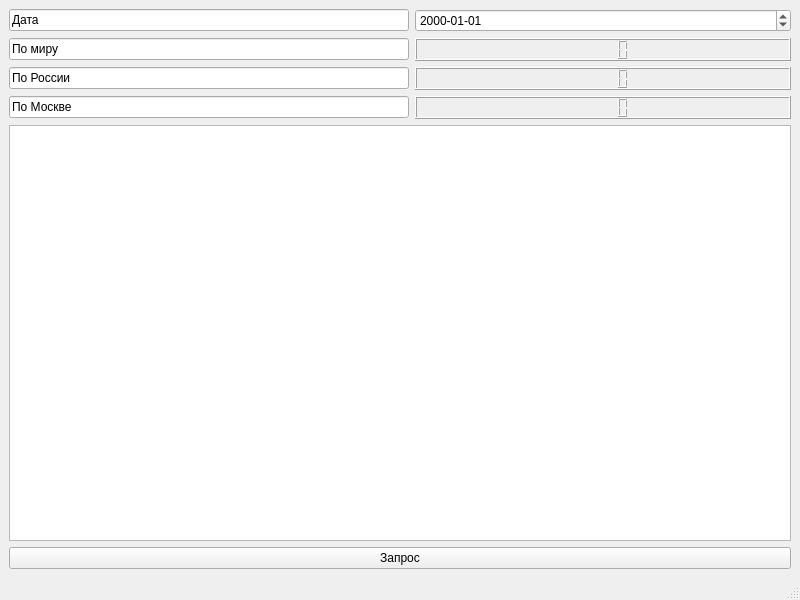
<?xml version="1.0" encoding="UTF-8"?>
<ui version="4.0">
 <class>MainWindow</class>
 <widget class="QMainWindow" name="MainWindow">
  <property name="geometry">
   <rect>
    <x>0</x>
    <y>0</y>
    <width>800</width>
    <height>600</height>
   </rect>
  </property>
  <property name="windowTitle">
   <string>MainWindow</string>
  </property>
  <widget class="QWidget" name="centralwidget">
   <layout class="QGridLayout" name="gridLayout_2">
    <item row="1" column="0">
     <widget class="QLineEdit" name="Countries">
      <property name="maximumSize">
       <size>
        <width>400</width>
        <height>16777215</height>
       </size>
      </property>
      <property name="text">
       <string>По миру</string>
      </property>
     </widget>
    </item>
    <item row="0" column="0">
     <widget class="QLineEdit" name="Data">
      <property name="maximumSize">
       <size>
        <width>400</width>
        <height>16777215</height>
       </size>
      </property>
      <property name="text">
       <string>Дата</string>
      </property>
     </widget>
    </item>
    <item row="6" column="0" colspan="3">
     <widget class="QPushButton" name="pb_request">
      <property name="text">
       <string>Запрос</string>
      </property>
     </widget>
    </item>
    <item row="5" column="0" colspan="3">
     <widget class="QTextEdit" name="textEdit"/>
    </item>
    <item row="0" column="1" colspan="2">
     <widget class="QDateEdit" name="dateEdit">
      <property name="displayFormat">
       <string>yyyy-MM-dd</string>
      </property>
     </widget>
    </item>
    <item row="3" column="0">
     <widget class="QLineEdit" name="Russia">
      <property name="maximumSize">
       <size>
        <width>400</width>
        <height>16777215</height>
       </size>
      </property>
      <property name="text">
       <string>По России</string>
      </property>
     </widget>
    </item>
    <item row="4" column="0">
     <widget class="QLineEdit" name="Moscow">
      <property name="maximumSize">
       <size>
        <width>400</width>
        <height>16777215</height>
       </size>
      </property>
      <property name="text">
       <string>По Москве</string>
      </property>
     </widget>
    </item>
    <item row="1" column="1" colspan="2">
     <widget class="QLCDNumber" name="WorldNumber"/>
    </item>
    <item row="3" column="1" colspan="2">
     <widget class="QLCDNumber" name="RussiaNumber"/>
    </item>
    <item row="4" column="1" colspan="2">
     <widget class="QLCDNumber" name="MoscowNumber"/>
    </item>
   </layout>
  </widget>
  <widget class="QMenuBar" name="menubar">
   <property name="geometry">
    <rect>
     <x>0</x>
     <y>0</y>
     <width>800</width>
     <height>21</height>
    </rect>
   </property>
  </widget>
  <widget class="QStatusBar" name="statusbar"/>
 </widget>
 <resources/>
 <connections/>
</ui>
